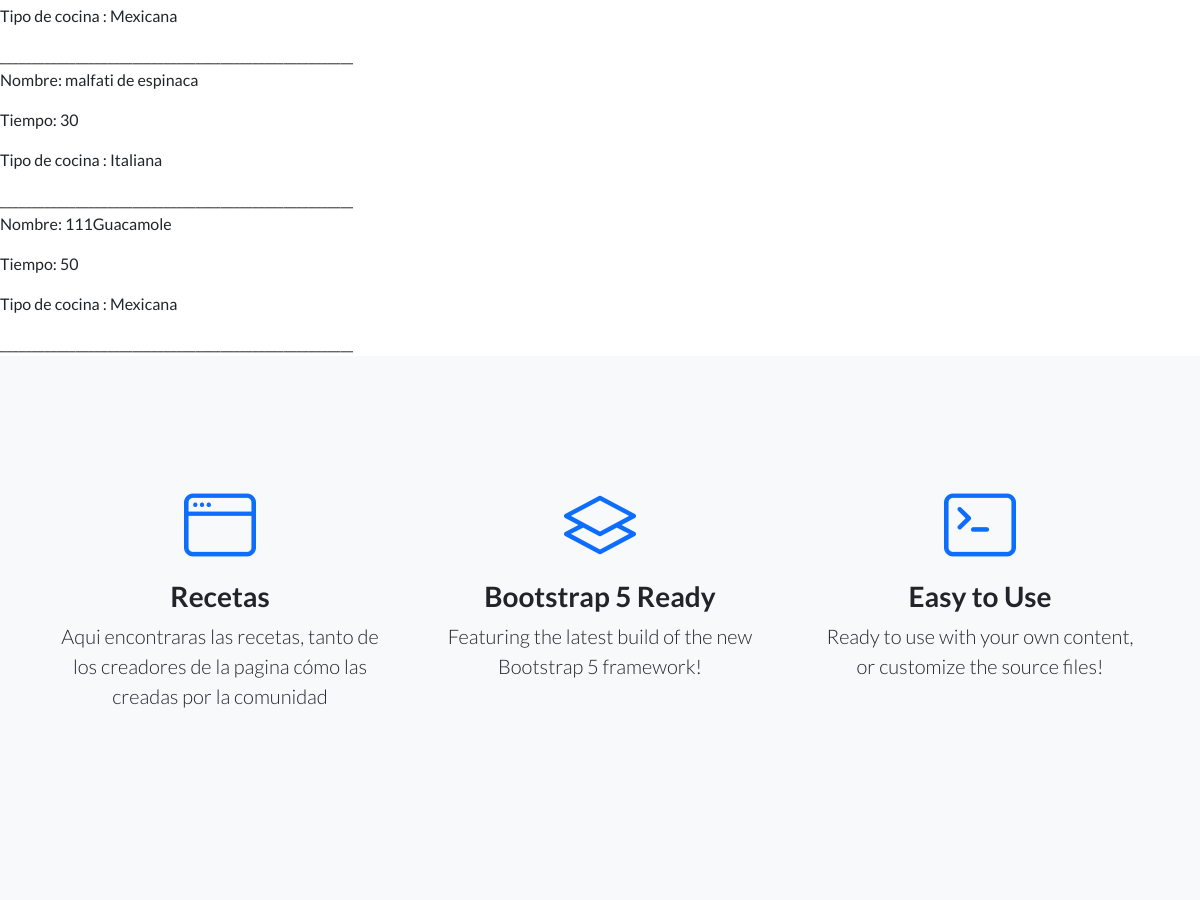
/AppRecetas/recetasMain/ (middle part), run on an earlier commit of the app's database.
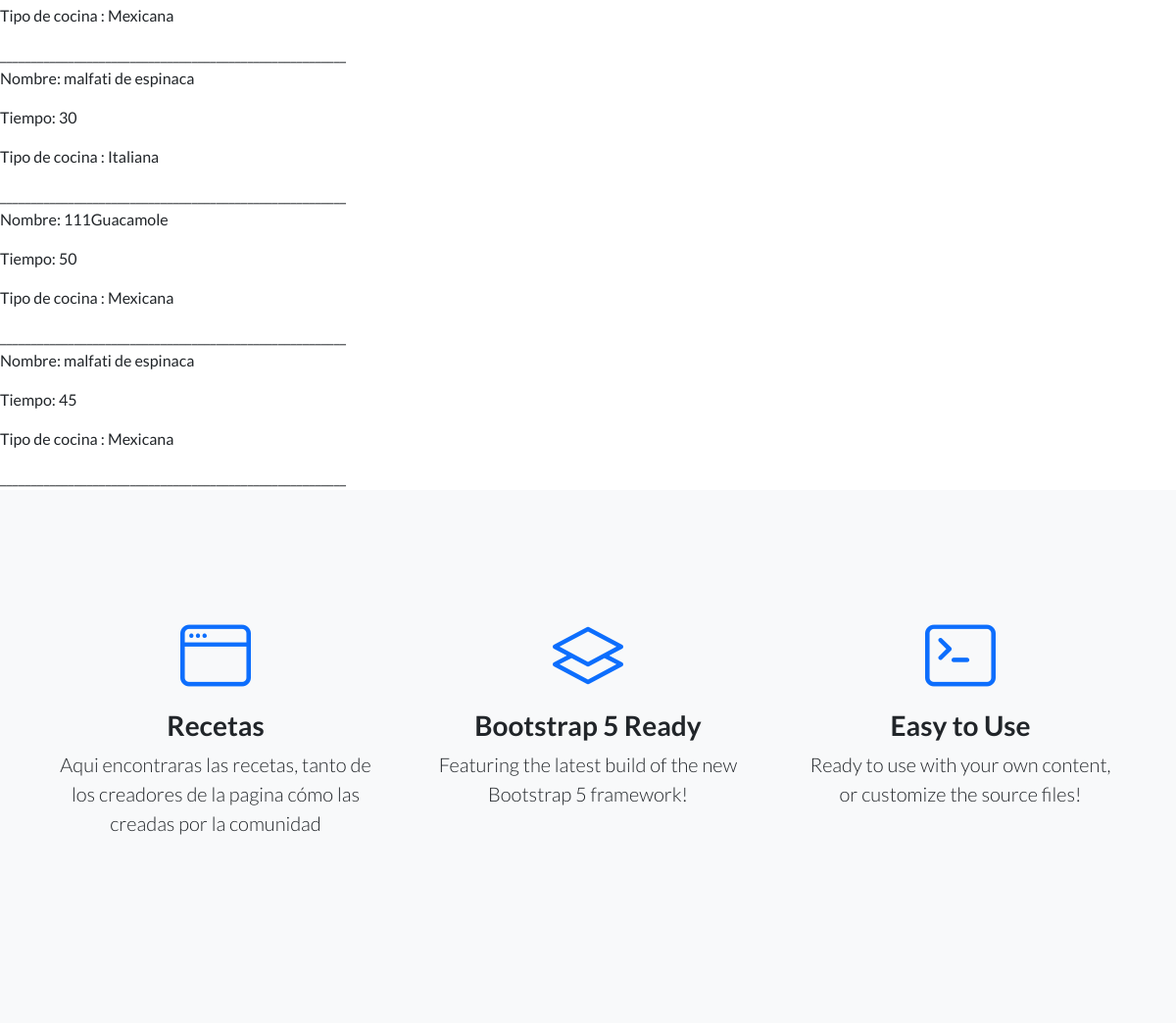
And on a later commit of the database.
### AppRecetas/models.py (models this page shows, shortened)
class RecetasMain(models.Model):
    nom_platos = models.CharField(max_length=20)
    ingredientes = models.CharField(max_length=100)
    receta = models.CharField(max_length=100)
    tiempo = models.IntegerField()
    dificultad = models.CharField(max_length=10)
    tipoDeCocina = models.CharField(max_length=20)
    fuente = models.CharField(max_length=30)
    procedimiento = models.TextField()

### AppRecetas/views.py (the view)
# urls.py: path("recetasMain/", vista_recetasMain, name= "RecetasMain"),
def vista_recetasMain(request):
  recetasUsr_all = RecetasUsr.objects.all()
  recetasMain_all = RecetasMain.objects.all()
  return render(request,'AppRecetas/recetasMain.html', {"lista_recetasUsr" : recetasUsr_all , "lista_recetasMain": recetasMain_all})

### AppRecetas/templates/AppRecetas/recetasMain.html (shortened to what this page needs)
{% extends "AppRecetas/base.html" %}
{% block complement%}
{% for recetasMain in  lista_recetasMain %}
    <p>Nombre: {{recetasMain.nom_platos}}  </p>
    <p>Tiempo: {{recetasMain.tiempo}}  </p>
    <p>Tipo de cocina : {{recetasMain.tipoDeCocina}}  </p>
________________________________________________________
{%endfor%}
<section class="features-icons bg-light text-center">
            <div class="container">
                <div class="row">
                    <div class="col-lg-4">
                        <div class="features-icons-item mx-auto mb-5 mb-lg-0 mb-lg-3">
                            <div class="features-icons-icon d-flex"><i class="bi-window m-auto text-primary"></i></div>
                            <h3>Recetas</h3>
                            <p class="lead mb-0">Aqui encontraras las recetas, tanto de los creadores de la pagina cómo las creadas por la comunidad </p>
                        </div>
                    </div>
                    <div class="col-lg-4">
                        <div class="features-icons-item mx-auto mb-5 mb-lg-0 mb-lg-3">
                            <div class="features-icons-icon d-flex"><i class="bi-layers m-auto text-primary"></i></div>
                            <h3>Bootstrap 5 Ready</h3>
                            <p class="lead mb-0">Featuring the latest build of the new Bootstrap 5 framework!</p>
                        </div>
                    </div>
                    <div class="col-lg-4">
                        <div class="features-icons-item mx-auto mb-0 mb-lg-3">
                            <div class="features-icons-icon d-flex"><i class="bi-terminal m-auto text-primary"></i></div>
                            <h3>Easy to Use</h3>
                            <p class="lead mb-0">Ready to use with your own content, or customize the source files!</p>
                        </div>
                    </div>
                </div>
            </div>
        </section>
{%endblock%}

What changed in the data, as far as the page shows it:
added RecetasMain: nom_platos "malfati de espinaca", tiempo "45", tipoDeCocina "Mexicana"
